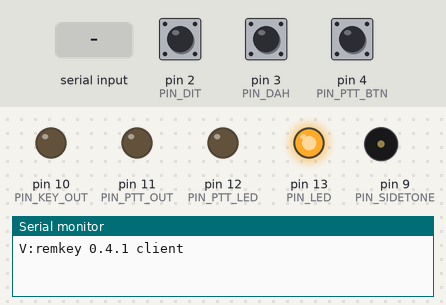
A sketch run on a simulated Arduino Nano, built with avr-gcc and run on an emulated ATmega328P. Parts: output pins drawn as LEDs (lit = HIGH), buzzer (waves = sounding), the last lines printed to the serial monitor. Dashed ring = blinking. Inputs (shaded band) come from the test bench; at power-on: pin 2 (PIN_DIT) HIGH, pin 3 (PIN_DAH) HIGH, pin 4 (PIN_PTT_BTN) HIGH.

Above: at 1.2 s.
1.3 s: pin 2 (PIN_DIT) pulled LOW for 0.15 s
At 2.6 s:
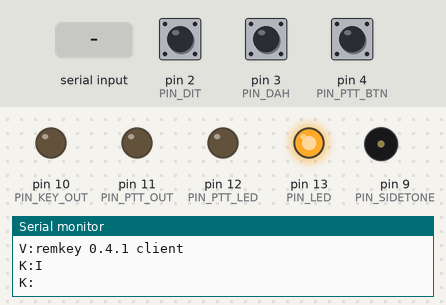
2.9 s: "T90\n" received over Serial
At 2.99 s:
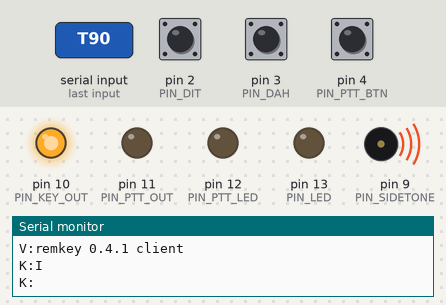
5.9 s: "P90\n" received over Serial
At 6.3 s:
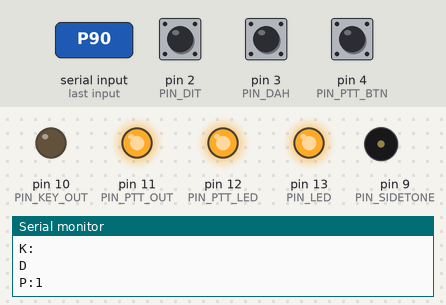
7.4 s: pin 3 (PIN_DAH) pulled LOW for 1 s
At 7.49 s:
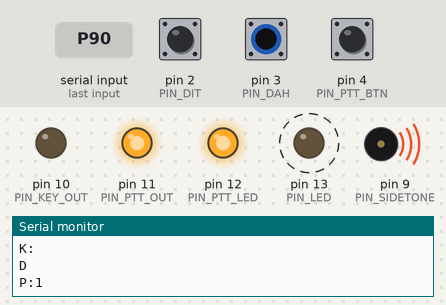
10.4 s: "T 45\n" received over Serial
At 11.29 s:
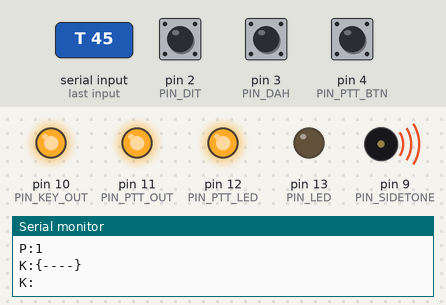
Timing chart, 0 to 13.7 s (numbered marks = the images above; inputs shaded):
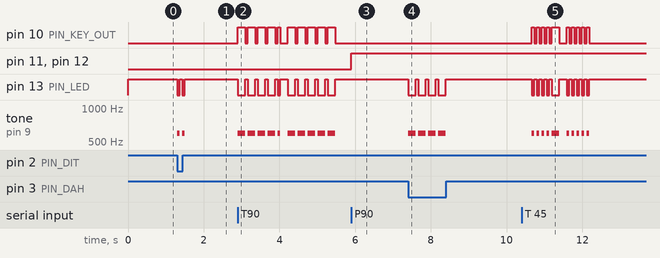

Measured:
- after the input at 1.3 s, pin 13 (PIN_LED): alternates HIGH for 0.07 s and LOW for 0.07 s, 4 changes in all, then stays HIGH, starting at once; tone on pin 9 (PIN_SIDETONE): alternates 600 Hz for 0.07 s and silent for 0.07 s, 4 changes in all, then stays silent, starting at once
- after the input at 2.9 s, pin 10 (PIN_KEY_OUT): goes 4 × (HIGH 0.20 s, LOW 0.07 s), HIGH 0.07 s, LOW 0.20 s, 4 × (HIGH 0.20 s, LOW 0.07 s), HIGH 0.20 s, then LOW, starting at once; pin 13 (PIN_LED): goes 4 × (LOW 0.20 s, HIGH 0.07 s), LOW 0.07 s, HIGH 0.20 s, 4 × (LOW 0.20 s, HIGH 0.07 s), LOW 0.20 s, then HIGH, starting at once
- after the input at 5.9 s, pin 11 (PIN_PTT_OUT), pin 12 (PIN_PTT_LED): LOW → HIGH at once
- after the input at 7.4 s, pin 13 (PIN_LED): alternates HIGH for 0.07 s and LOW for 0.20 s, 8 changes in all, then stays HIGH, starting at once; tone on pin 9 (PIN_SIDETONE): alternates 600 Hz for 0.20 s and silent for 0.07 s, 8 changes in all, then stays silent, starting at once
- after the input at 10.4 s, pin 10 (PIN_KEY_OUT): goes 4 × (HIGH 0.07 s, LOW 0.07 s), HIGH 0.20 s, LOW 0.20 s, 4 × (HIGH 0.07 s, LOW 0.07 s), HIGH 0.07 s, then LOW, starting after 0.26 s; pin 13 (PIN_LED): goes 4 × (LOW 0.07 s, HIGH 0.07 s), LOW 0.20 s, HIGH 0.20 s, 4 × (LOW 0.07 s, HIGH 0.07 s), LOW 0.07 s, then HIGH, starting after 0.26 s

The sketch:

remkey.ino
```cpp
// remkey - remote CW keyer for Arduino Nano/Uno
//
// One sketch, two roles (see config.h):
//   CLIENT  (travel end): iambic keyer with local sidetone. Every character you
//           send with the paddle is decoded and reported to the host as "K:<c>".
//           A PTT pushbutton reports "B:P". The host app forwards both to the
//           station over the network.
//   STATION (shack end):  receives text ("T:...") from the host and re-keys it
//           with exact timing on an optocoupler wired to the radio's KEY jack.
//           "P:1"/"P:0" drive a second optocoupler on the radio's PTT/SEND line.
//           "P:0" is a graceful release: queued CW is keyed out first, then PTT is
//           held for PTT_HANG_MS (2 s) more; any CW arriving meanwhile is keyed and
//           restarts the hold. "O" (and the watchdog) drop PTT immediately.
//           A watchdog drops PTT and stops keying if the host goes quiet.
//
// Serial protocol (115200 baud, newline-terminated lines):
//   host -> keyer                     keyer -> host
//   T:<text>   queue text to send     K:<c>    paddle character ("K: " = word space,
//   W:<wpm>    set speed                       "K:{.-..-}" = unrecognised pattern)
//   F:<hz>     sidetone frequency     B:P      PTT input closed (button press / switch on)
//                                    B:R      PTT input opened (button release / switch off)
//                                    B:H      PTT input already closed at power-up
//   M:<0|1>    sidetone on/off        W:<wpm>  speed pot changed
//   P:1        PTT on                 D        text queue drained / tune ended
//   P:0        PTT off after queued   P:<0|1>  PTT output actually changed
//              CW + hang time
//   L:<0|1>    PTT LED (D12)          !:WDOG   watchdog fired (PTT + key dropped)
//   U:<ms>     tune carrier (capped)  E:<msg>  error
//   O          abort text, PTT off now
//   J:<ms>     PTT hang time (0-10000)
//   X          abort text/tune        S:...    status (reply to ?)
//   H          heartbeat              V:...    version (reply to V, and at boot)
//   G:<0|1>    watchdog on/off
//   R:<0|1>    paddle drives KEY OUT
//   ?          status
//   V          version
//
// Text may contain raw element patterns in braces, e.g. "{...-.-}" for SK.

#include "config.h"
#include "keyer_types.h"

#define FW_VERSION "0.4.1"

// ---------------------------------------------------------------------------
// Morse table
// ---------------------------------------------------------------------------
struct MorseEntry {
  char c;
  char pat[8];
};

static const MorseEntry MORSE[] PROGMEM = {
  {'A', ".-"},    {'B', "-..."},  {'C', "-.-."},  {'D', "-.."},   {'E', "."},
  {'F', "..-."},  {'G', "--."},   {'H', "...."},  {'I', ".."},    {'J', ".---"},
  {'K', "-.-"},   {'L', ".-.."},  {'M', "--"},    {'N', "-."},    {'O', "---"},
  {'P', ".--."},  {'Q', "--.-"},  {'R', ".-."},   {'S', "..."},   {'T', "-"},
  {'U', "..-"},   {'V', "...-"},  {'W', ".--"},   {'X', "-..-"},  {'Y', "-.--"},
  {'Z', "--.."},
  {'0', "-----"}, {'1', ".----"}, {'2', "..---"}, {'3', "...--"}, {'4', "....-"},
  {'5', "....."}, {'6', "-...."}, {'7', "--..."}, {'8', "---.."}, {'9', "----."},
  {'.', ".-.-.-"}, {',', "--..--"}, {'?', "..--.."}, {'/', "-..-."}, {'=', "-...-"},
  {'+', ".-.-."},  {'-', "-....-"}, {'(', "-.--."},  {')', "-.--.-"}, {'\'', ".----."},
  {':', "---..."}, {'"', ".-..-."}, {'@', ".--.-."}, {'&', ".-..."},  {'!', "-.-.--"},
  {';', "-.-.-."},
};
static const uint8_t MORSE_COUNT = sizeof(MORSE) / sizeof(MORSE[0]);

#define MAX_PAT 10   // longest element pattern we will send or decode

static bool lookupPattern(char c, char *out) {
  for (uint8_t i = 0; i < MORSE_COUNT; i++) {
    MorseEntry e;
    memcpy_P(&e, &MORSE[i], sizeof(e));
    if (e.c == c) {
      strcpy(out, e.pat);
      return true;
    }
  }
  return false;
}

static char lookupChar(const char *pat) {
  for (uint8_t i = 0; i < MORSE_COUNT; i++) {
    MorseEntry e;
    memcpy_P(&e, &MORSE[i], sizeof(e));
    if (strcmp(e.pat, pat) == 0) return e.c;
  }
  return 0;
}

// ---------------------------------------------------------------------------
// State
// ---------------------------------------------------------------------------
static uint8_t  wpm = DEFAULT_WPM;
static uint16_t ditMs = 1200 / DEFAULT_WPM;
static uint16_t toneHz = DEFAULT_TONE_HZ;
static bool sidetoneOn = DEFAULT_SIDETONE;
static bool paddleKeysOut = DEFAULT_PADDLE_OUT;
static bool wdogEnabled = DEFAULT_WDOG;
static bool pttOn = false;
static bool ledOn = false;
static bool keyDown = false;
static uint32_t lastRxMs = 0;

static void setWpm(int w) {
  if (w < WPM_MIN) w = WPM_MIN;
  if (w > WPM_MAX) w = WPM_MAX;
  wpm = (uint8_t)w;
  ditMs = 1200 / wpm;
}

// Key the line. driveOutput=false keeps the radio optocoupler off (sidetone only).
static void cwLed(bool on) {
  digitalWrite(PIN_LED, (on != (bool)LED_ACTIVE_LOW) ? HIGH : LOW);
}

static void keyLine(bool down, bool driveOutput) {
  keyDown = down;
  digitalWrite(PIN_KEY_OUT, (down && driveOutput) ? HIGH : LOW);
  cwLed(down);             // on-board LED follows every element sent, on both roles
  if (sidetoneOn) {
    if (down) tone(PIN_SIDETONE, toneHz);
    else noTone(PIN_SIDETONE);
  }
}

static void updateLed() {
  digitalWrite(PIN_PTT_LED, (ledOn || pttOn) ? HIGH : LOW);
}

static bool relPending = false;   // P:0 received; waiting for CW to finish + hang
static bool relHang = false;      // hang timer running
static uint32_t relHangEnd = 0;
static uint32_t pttHangMs = PTT_HANG_MS;

static void setPtt(bool on) {
  if (!on) {
    relPending = false;
    relHang = false;
  }
  if (on != pttOn) {
    Serial.println(on ? F("P:1") : F("P:0"));   // report actual changes to the host
  }
  pttOn = on;
  digitalWrite(PIN_PTT_OUT, on ? HIGH : LOW);
  updateLed();
}

// ---------------------------------------------------------------------------
// Text queue (ring buffer)
// ---------------------------------------------------------------------------
static char q[QUEUE_SIZE];
static uint8_t qHead = 0, qTail = 0, qLen = 0;

static bool qPush(char c) {
  if (qLen >= QUEUE_SIZE) return false;
  q[qTail] = c;
  qTail = (qTail + 1) % QUEUE_SIZE;
  qLen++;
  return true;
}

static char qPop() {
  if (qLen == 0) return 0;
  char c = q[qHead];
  qHead = (qHead + 1) % QUEUE_SIZE;
  qLen--;
  return c;
}

static void qClear() { qHead = qTail = qLen = 0; }

// ---------------------------------------------------------------------------
// Text sender (station keys the rig from here)
// ---------------------------------------------------------------------------
static TState tState = T_IDLE;
static char tPat[MAX_PAT + 1];
static uint8_t tIdx = 0;
static uint32_t tEnd = 0;
static bool textWasBusy = false;

static void startTextElement() {
  uint16_t dur = (tPat[tIdx] == '-') ? 3 * ditMs : ditMs;
  keyLine(true, true);
  tState = T_ELEM;
  tEnd += dur;
}

// Pull the next symbol off the queue. Returns false if nothing sendable.
static bool loadNextSymbol(uint32_t now) {
  while (qLen > 0) {
    char c = qPop();
    tEnd = now;
    if (c == ' ') {
      tState = T_WAIT;
      tEnd += 4 * ditMs;   // + 3 from the previous char gap = 7-unit word space
      return true;
    }
    if (c == '{') {
      uint8_t n = 0;
      while (qLen > 0) {
        char e = qPop();
        if (e == '}') break;
        if ((e == '.' || e == '-') && n < MAX_PAT) tPat[n++] = e;
      }
      tPat[n] = 0;
      if (n == 0) continue;
    } else if (!lookupPattern(c, tPat)) {
      continue;  // unknown character: skip
    }
    tIdx = 0;
    startTextElement();
    return true;
  }
  return false;
}

static void abortText() {
  qClear();
  if (tState != T_IDLE) {
    keyLine(false, true);
    tState = T_IDLE;
  }
  textWasBusy = false;
}

// ---------------------------------------------------------------------------
// Iambic paddle keyer + decoder
// ---------------------------------------------------------------------------
static PState pState = P_IDLE;
static Elem curElem = E_NONE, lastElem = E_NONE;
static bool ditLatch = false, dahLatch = false;
static uint32_t pEnd = 0;
static uint32_t lastElemEnd = 0;
static char dPat[MAX_PAT + 1];
static uint8_t dLen = 0;
static bool wordPending = false;

static bool ditPressed() { return digitalRead(SWAP_PADDLES ? PIN_DAH : PIN_DIT) == LOW; }
static bool dahPressed() { return digitalRead(SWAP_PADDLES ? PIN_DIT : PIN_DAH) == LOW; }

static void emitDecoded();

static void startPaddleElement(Elem e, uint32_t now, bool fromIdle) {
  if (tState != T_IDLE || qLen > 0) {
    abortText();          // paddle always wins over queued text / tune
  }
  curElem = e;
  if (fromIdle) pEnd = now;
  pEnd += (e == E_DAH) ? 3 * ditMs : ditMs;
  pState = P_ELEM;
  keyLine(true, paddleKeysOut);
  // Long element runs never get the 2-dit gap that ends a character, so they
  // would sit in dPat until the paddle is released (and be cut at MAX_PAT).
  // Send them on as they go instead:
  //  - a 6th dah after "-----" can't be one character (0 is the longest
  //    all-dah one), so the five go out as a 0 and the run starts again:
  //    a held dah paddle is heard at the far end as 0 0 0 ... + the leftover.
  //  - any other run that fills dPat goes out as a raw pattern and continues.
  if ((e == E_DAH && dLen == 5 && memcmp(dPat, "-----", 5) == 0) || dLen >= MAX_PAT) {
    emitDecoded();
  }
  dPat[dLen++] = (e == E_DAH) ? '-' : '.';
  dPat[dLen] = 0;
  wordPending = false;
}

static Elem chooseNext(bool useLatches) {
  bool d = ditPressed() || (useLatches && ditLatch);
  bool h = dahPressed() || (useLatches && dahLatch);
  ditLatch = dahLatch = false;
  if (d && h) return (lastElem == E_DIT) ? E_DAH : E_DIT;
  if (d) return E_DIT;
  if (h) return E_DAH;
  return E_NONE;
}

static void emitDecoded() {
  dPat[dLen] = 0;
  char c = lookupChar(dPat);
  Serial.print(F("K:"));
  if (c) {
    Serial.println(c);
  } else {
    Serial.print('{');
    Serial.print(dPat);
    Serial.println('}');
  }
  dLen = 0;
  dPat[0] = 0;
  wordPending = true;
}

static void servicePaddle(uint32_t now) {
  switch (pState) {
    case P_IDLE: {
      Elem e = chooseNext(false);
      if (e != E_NONE) {
        startPaddleElement(e, now, true);
      } else if (dLen > 0 && now - lastElemEnd >= 2UL * ditMs) {
        emitDecoded();
      } else if (wordPending && now - lastElemEnd >= 5UL * ditMs) {
        Serial.println(F("K: "));
        wordPending = false;
      }
      break;
    }
    case P_ELEM:
      // latch the opposite paddle while an element is sounding
      if (curElem == E_DIT && dahPressed()) dahLatch = true;
      if (curElem == E_DAH && ditPressed()) ditLatch = true;
      if ((int32_t)(now - pEnd) >= 0) {
        keyLine(false, paddleKeysOut);
        lastElem = curElem;
        pState = P_GAP;
        pEnd += ditMs;
      }
      break;
    case P_GAP:
      if (lastElem == E_DIT && dahPressed()) dahLatch = true;
      if (lastElem == E_DAH && ditPressed()) ditLatch = true;
      if ((int32_t)(now - pEnd) >= 0) {
        Elem e = chooseNext(KEYER_MODE_B);
        if (e != E_NONE) {
          startPaddleElement(e, now, false);
        } else {
          pState = P_IDLE;
          lastElemEnd = pEnd - ditMs;   // end of the last key-down
        }
      }
      break;
  }
}

static void serviceText(uint32_t now) {
  switch (tState) {
    case T_IDLE:
      if (qLen > 0 && pState == P_IDLE) {
        textWasBusy = true;
        loadNextSymbol(now);
      } else if (textWasBusy && qLen == 0) {
        textWasBusy = false;
        Serial.println(F("D"));
      }
      break;
    case T_ELEM:
      if ((int32_t)(now - tEnd) >= 0) {
        keyLine(false, true);
        tIdx++;
        if (tPat[tIdx]) {
          tState = T_GAP;
          tEnd += ditMs;
        } else {
          tState = T_WAIT;
          tEnd += 3 * ditMs;   // inter-character gap
        }
      }
      break;
    case T_GAP:
      if ((int32_t)(now - tEnd) >= 0) startTextElement();
      break;
    case T_WAIT:
      if ((int32_t)(now - tEnd) >= 0) {
        // chain straight into the next symbol to keep timing exact
        if (qLen > 0 && pState == P_IDLE) {
          uint32_t t0 = tEnd;
          if (!loadNextSymbol(t0)) tState = T_IDLE;
        } else {
          tState = T_IDLE;
        }
      }
      break;
    case T_TUNE:
      if ((int32_t)(now - tEnd) >= 0) {
        keyLine(false, true);
        tState = T_IDLE;
        textWasBusy = true;   // report D when tune ends
      }
      break;
  }
}

// ---------------------------------------------------------------------------
// PTT button and speed pot (client)
// ---------------------------------------------------------------------------
static bool btnLast = HIGH, btnStable = HIGH;
static uint32_t btnChange = 0;

static void serviceButton(uint32_t now) {
  bool r = digitalRead(PIN_PTT_BTN);
  if (r != btnLast) {
    btnLast = r;
    btnChange = now;
  }
  if (now - btnChange > 25 && r != btnStable) {
    btnStable = r;
    // A character just finished on the paddle but not yet reported (the decoder
    // waits for 2 dits of silence): report it now so it reaches the station
    // ahead of the PTT change.
    if (pState == P_IDLE && dLen > 0) emitDecoded();
    // B:P on close, B:R on open. The host decides what they mean: a momentary
    // button toggles PTT on B:P; a latching switch follows B:P / B:R.
    Serial.println(r == LOW ? F("B:P") : F("B:R"));
  }
}

#if USE_SPEED_POT
static int potLastRaw = -100;
static uint32_t potNext = 0;
static void servicePot(uint32_t now) {
  if ((int32_t)(now - potNext) < 0) return;
  potNext = now + 50;
  int raw = analogRead(PIN_SPEED_POT);
  if (abs(raw - potLastRaw) < 12) return;
  potLastRaw = raw;
  int w = map(raw, 0, 1023, POT_WPM_MIN, POT_WPM_MAX);
  if (w != wpm) {
    setWpm(w);
    Serial.print(F("W:"));
    Serial.println(wpm);
  }
}
#endif

// ---------------------------------------------------------------------------
// Serial command parser
// ---------------------------------------------------------------------------
static char line[QUEUE_SIZE + 8];
static uint8_t lineLen = 0;

static void printStatus() {
  Serial.print(F("S:v=" FW_VERSION " role="));
  Serial.print(REMKEY_ROLE == ROLE_CLIENT ? F("client") : F("station"));
  Serial.print(F(" wpm="));
  Serial.print(wpm);
  Serial.print(F(" ptt="));
  Serial.print(pttOn ? (relPending ? 2 : 1) : 0);   // 2 = releasing
  Serial.print(F(" key="));
  Serial.print(keyDown ? 1 : 0);
  Serial.print(F(" q="));
  Serial.println(qLen);
}

static void printVersion() {
  Serial.print(F("V:remkey " FW_VERSION " "));
  Serial.println(REMKEY_ROLE == ROLE_CLIENT ? F("client") : F("station"));
}

static void handleLine(const char *s) {
  lastRxMs = millis();
  char cmd = s[0];
  const char *arg = (s[1] == ':') ? s + 2 : s + 1;
  switch (cmd) {
    case 'T': {
      for (const char *p = arg; *p; p++) {
        char c = *p;
        if (c >= 'a' && c <= 'z') c -= 32;
        if (!qPush(c)) {
          Serial.println(F("E:QFULL"));
          break;
        }
      }
      break;
    }
    case 'W': setWpm(atoi(arg)); break;
    case 'F': {
      int f = atoi(arg);
      if (f >= 200 && f <= 1500) toneHz = f;
      break;
    }
    case 'M': sidetoneOn = (atoi(arg) != 0); if (!sidetoneOn) noTone(PIN_SIDETONE); break;
    case 'P':
      if (atoi(arg) != 0) {
        relPending = false;          // PTT on (also cancels a pending release)
        relHang = false;
        setPtt(true);
      } else if (pttOn) {
        relPending = true;           // finish queued CW, then hang, then off
        relHang = false;
      }
      break;
    case 'O':
      abortText();
      setPtt(false);
      break;
    case 'J': {
      long ms = atol(arg);
      if (ms >= 0 && ms <= 10000) pttHangMs = (uint32_t)ms;
      break;
    }
    case 'L': ledOn = (atoi(arg) != 0); updateLed(); break;
    case 'U': {
      unsigned long ms = strtoul(arg, 0, 10);
      if (ms > TUNE_MAX_MS) ms = TUNE_MAX_MS;
      if (ms > 0 && pState == P_IDLE) {
        abortText();
        keyLine(true, true);
        tState = T_TUNE;
        tEnd = millis() + ms;
      }
      break;
    }
    case 'X': {
      bool wasBusy = (tState != T_IDLE) || qLen > 0;
      abortText();
      if (wasBusy) Serial.println(F("D"));
      break;
    }
    case 'H': break;
    case 'G': wdogEnabled = (atoi(arg) != 0); break;
    case 'R': paddleKeysOut = (atoi(arg) != 0); break;
    case '?': printStatus(); break;
    case 'V': printVersion(); break;
    default:  Serial.println(F("E:CMD")); break;
  }
}

static void serviceSerial() {
  while (Serial.available() > 0) {
    char c = (char)Serial.read();
    if (c == '\r') continue;
    if (c == '\n') {
      line[lineLen] = 0;
      if (lineLen > 0) handleLine(line);
      lineLen = 0;
    } else if (lineLen < sizeof(line) - 1) {
      line[lineLen++] = c;
    }
  }
}

// Graceful PTT release: wait until nothing is being keyed or queued, then hold
// PTT for pttHangMs. New CW during the hold restarts the wait.
static void serviceRelease(uint32_t now) {
  if (!relPending) return;
  bool busy = tState != T_IDLE || qLen > 0 || pState != P_IDLE;
  if (busy) {
    relHang = false;
    return;
  }
  if (!relHang) {
    relHang = true;
    relHangEnd = now + pttHangMs;
    return;
  }
  if ((int32_t)(now - relHangEnd) >= 0) setPtt(false);
}

static void serviceWatchdog(uint32_t now) {
  if (!wdogEnabled) return;
  if (!(pttOn || tState != T_IDLE || qLen > 0)) return;
  // Signed difference: lastRxMs is stamped with millis() inside serviceSerial(),
  // which can be a tick later than this loop pass's `now`. Unsigned, that wraps
  // to ~4.29e9 and fires the watchdog right after a heartbeat arrives.
  if ((int32_t)(now - lastRxMs) > (int32_t)WDOG_MS) {
    abortText();
    setPtt(false);
    Serial.println(F("!:WDOG"));
  }
}

// ---------------------------------------------------------------------------
// Arduino entry points
// ---------------------------------------------------------------------------
void setup() {
  pinMode(PIN_DIT, INPUT_PULLUP);
  pinMode(PIN_DAH, INPUT_PULLUP);
  pinMode(PIN_PTT_BTN, INPUT_PULLUP);
  pinMode(PIN_KEY_OUT, OUTPUT);
  pinMode(PIN_PTT_OUT, OUTPUT);
  pinMode(PIN_LED, OUTPUT);
  pinMode(PIN_PTT_LED, OUTPUT);
  pinMode(PIN_SIDETONE, OUTPUT);
  digitalWrite(PIN_KEY_OUT, LOW);
  digitalWrite(PIN_PTT_OUT, LOW);
  cwLed(false);
  digitalWrite(PIN_PTT_LED, LOW);
  Serial.begin(115200);
  setWpm(DEFAULT_WPM);
  lastRxMs = millis();
  printVersion();
  // Start from the input's real state so a switch left ON (or a button held) at
  // power-up doesn't look like a fresh press. Report it instead: B:H.
  btnLast = btnStable = digitalRead(PIN_PTT_BTN);
  if (btnStable == LOW) Serial.println(F("B:H"));
}

void loop() {
  uint32_t now = millis();
  serviceSerial();
  servicePaddle(now);
  serviceText(now);
  serviceButton(now);
  serviceRelease(now);
#if USE_SPEED_POT
  servicePot(now);
#endif
  serviceWatchdog(now);
}
```

Source omitted: keyer_types.h (630 bytes), config.h (3259 bytes)
